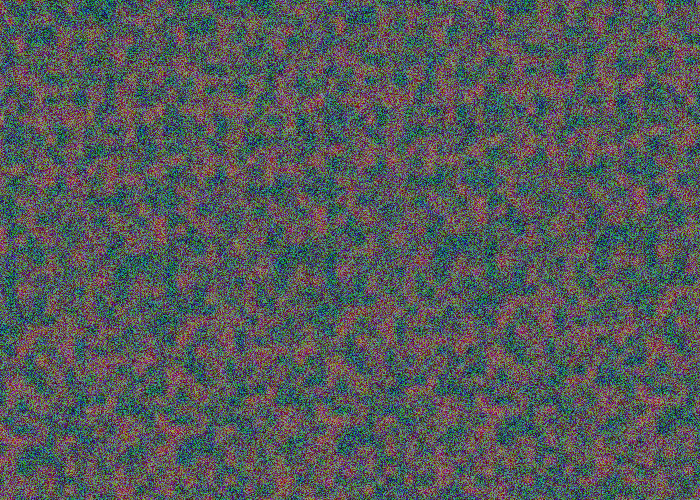
Frame 1 (no input)
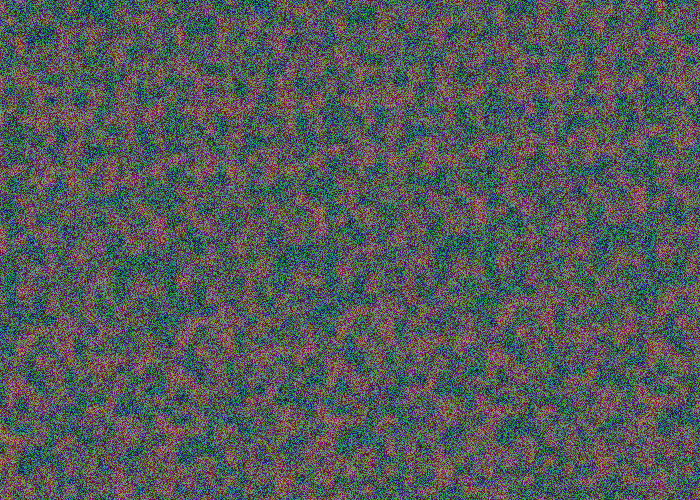
Frame 60 (the mouse pressed at the canvas centre just before this capture)
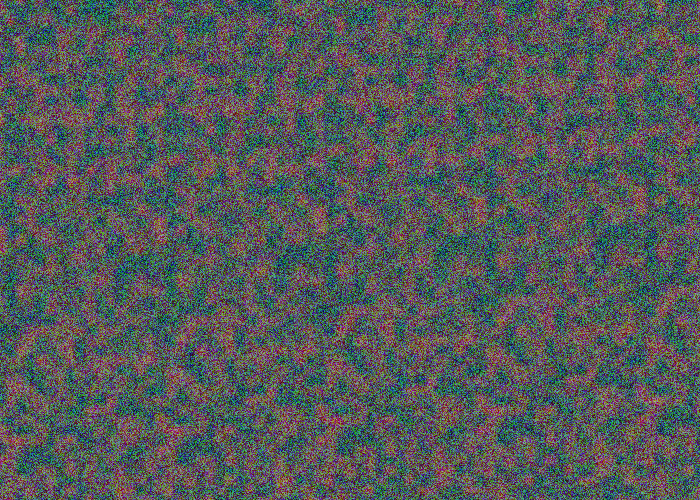
Frame 120 (the mouse held since frame 60 and released just before this capture)

The Processing sketch that drew these frames (run headless with seeded random() and noise(); from frame 60 on, the mouse is pressed at the canvas centre):

// Processing sketch: Perlin_noise
// ── Perlin_noise.pde
float noiseScale = 0.1;
void setup() {
  size(700, 500);
}
void draw() {
  background(0);
  for (int x = 0; x < width; x++){
    for(int y = 0; y < height; y++){
      float noiseVal = noise(x*noiseScale, y*noiseScale);
      stroke(noiseVal*255,random(0,255),random(0,255));
      point(x, y);
    }
  }
}
